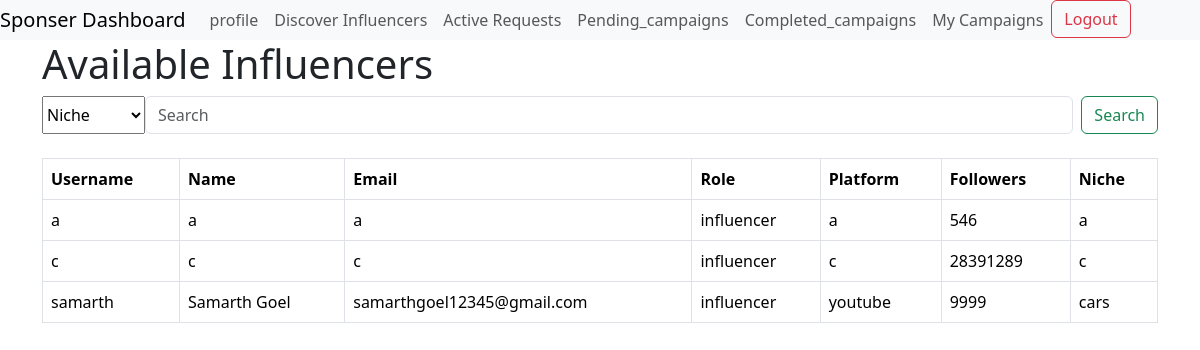
The app's page /discover/influencer (signed in) with its own data.
### models.py (models this page shows, shortened)
class User(db.Model):
    __tablename__ = 'user'
    user_id = db.Column(db.Integer, primary_key=True)
    username = db.Column(db.String(64), nullable=False)
    name = db.Column(db.String(64), nullable=False)
    is_admin=db.Column(db.Boolean, nullable=False, default= False)
    flag=db.Column(db.Boolean, nullable=True, default= False)
    email = db.Column(db.String(120), nullable=False)
    passhash = db.Column(db.String(512), nullable=False)
    role = db.Column(db.String(16), nullable=False)
    platform = db.Column(db.String(64), nullable=True ,default= 'None')
    followers=db.Column(db.Integer, nullable=True ,default= '1')
    niche=db.Column(db.String(64), nullable=True ,default= 'None')
    campaigns = db.relationship('Campaign', backref='sponsor', lazy=True)
    ad_requests = db.relationship('AdRequest', backref='influencer', lazy=True)
    @property
    def password(self):
        raise AttributeError('Dont have permission')

### routes.py (the view)
@app.route('/discover/influencer', methods=['GET', 'POST'])
@auth
def dis_influ():
    if request.method == 'POST':
        para = request.form['para']
        query = request.form['search']
        if para == 'Username':
            users = User.query.filter_by(role='influencer',flag=False).filter(User.username.like('%' + query + '%')).all()
        elif para == 'Name':
            users = User.query.filter_by(role='influencer',flag=False).filter(User.name.like('%' + query + '%')).all()
        elif para == 'platform':
            users = User.query.filter_by(role='influencer',flag=False).filter(User.platform.like('%' + query + '%')).all()
        elif para == 'followers':
            users = User.query.filter_by(role='influencer',flag=False).filter(User.followers.like('%' + query + '%')).all()
        elif para == 'niche':
            users = User.query.filter_by(role='influencer',flag=False).filter(User.niche.like('%' + query + '%')).all()
        return render_template('dis_influ.html', users=users)
    else:
        users = User.query.filter_by(role='influencer',flag=False).all()
        return render_template('dis_influ.html', users=users)

### routes.py (called while the page is built)
def auth(func):
    @wraps(func)
    def inner(*agrs,**kwargs):
        if 'user_id'not in session:
            flash('Login to continue')
            return redirect(url_for('login'))
        return func(*agrs ,**kwargs)
    return inner

### templates/dis_influ.html
{% extends 'layout_sp.html' %}
{% block content %}
<h1>Available Influencers</h1>
{% include 'searchbar_sp.html'   %}
<br>
<table class="table table-bordered  table-hover">
    <thead>
      <tr>
        <th scope="col">Username</th>
        <th scope="col">Name</th>
        <th scope="col">Email</th>
        <th scope="col">Role</th>
        <th scope="col">Platform</th>
        <th scope="col">Followers</th>
        <th scope="col">Niche</th>
      </tr>
    </thead>
    <tbody>
      {% for user in users %}
      <tr>
        <td>{{ user.username }}</td>
        <td>{{ user.name }}</td>
        <td>{{ user.email }}</td>
        <td>{{ user.role }}</td>
        <td>{{ user.platform }}</td>
        <td>{{ user.followers }}</td>
        <td>{{ user.niche }}</td>
    </tr>
      {% endfor %}
    </tbody>
  </table>
  {% endblock %}

### records on screen
User: username "a", name "a", email "a", role "influencer", platform "a", followers "546", niche "a"
User: username "c", name "c", email "c", role "influencer", platform "c", followers "28391289", niche "c"
User: username "samarth", name "Samarth Goel", email "samarthgoel12345@gmail.com", role "influencer", platform "youtube", followers "9999", niche "cars"
